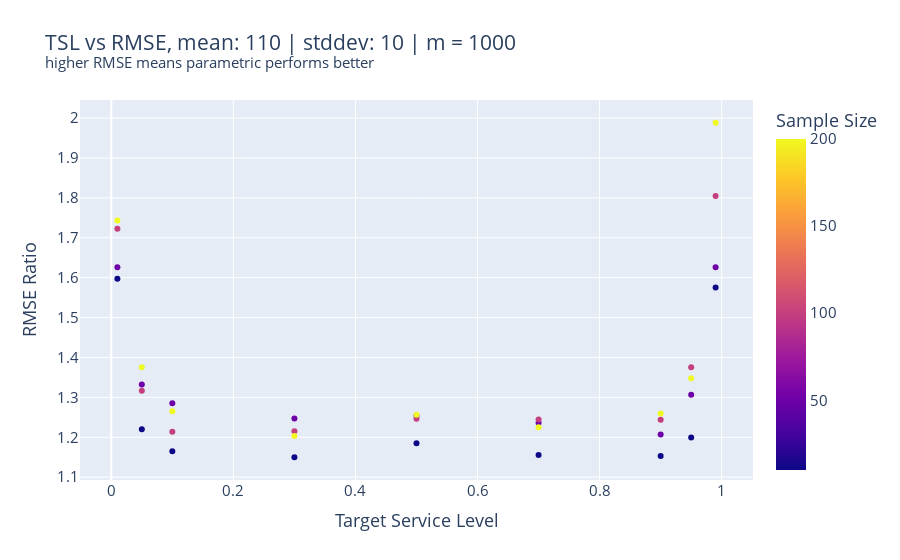
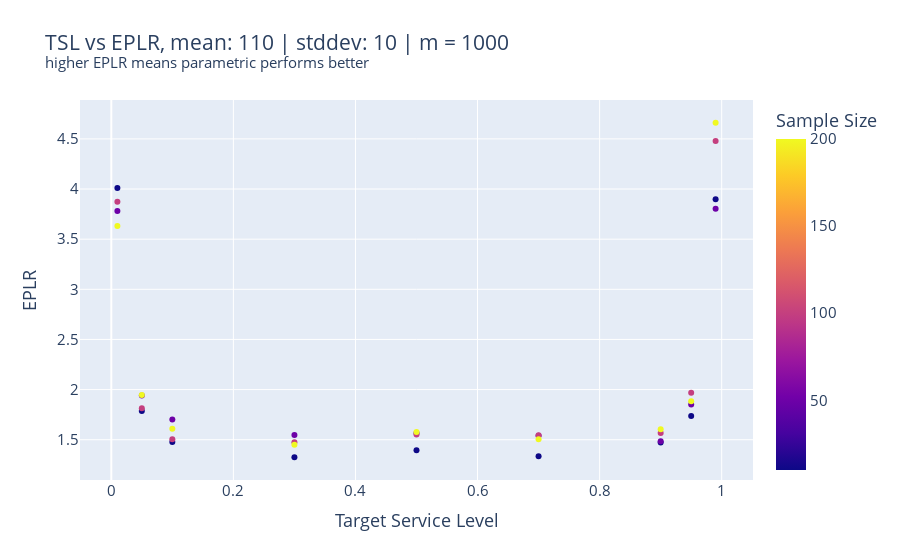

Notebook source saved alongside these figures, in order:
### Code cell
fig = px.scatter(df, x='Target Service Level', y='RMSE Ratio', color="Sample Size", title="TSL vs RMSE, mean: {0} | stddev: {1} | m = {2}<br><sup>higher RMSE means parametric performs better</sup>".format(meanDemand, stdevDemand, numberOfMontecarloIterations))
fig.update_layout(font_size = 15)
#fig.write_image("Excercise part 3/RMSE-{0}-{1}.pdf".format(meanDemand, stdevDemand))
fig.show()

fig = px.scatter(df, x='Target Service Level', y='EPLR', color="Sample Size", title="TSL vs EPLR, mean: {0} | stddev: {1} | m = {2}<br><sup>higher EPLR means parametric performs better</sup>".format(meanDemand, stdevDemand, numberOfMontecarloIterations))
fig.update_layout(font_size = 15)
#fig.write_image("Excercise part 3/EPLR-{0}-{1}.pdf".format(meanDemand, stdevDemand))
fig.show()

### Figure 1 — Plotly figure (JSON) as saved in the notebook; plotly's stock layout.template omitted (floating-point values rounded to 4 significant figures)
{"data": [{"hovertemplate": "Target Service Level=%{x}<br>RMSE Ratio=%{y}<br>Sample Size=%{marker.color}<extra></extra>", "legendgroup": "", "marker": {"color": [10, 50, 100, 200, 10, 50, 100, 200, 10, 50, 100, 200, 10, 50, 100, 200, 10, 50, 100, 200, 10, 50, 100, 200, 10, 50, 100, 200, 10, 50, 100, 200, 10, 50, 100, 200], "coloraxis": "coloraxis", "symbol": "circle"}, "mode": "markers", "name": "", "orientation": "v", "showlegend": false, "type": "scatter", "x": [0.01, 0.01, 0.01, 0.01, 0.05, 0.05, 0.05, 0.05, 0.1, 0.1, 0.1, 0.1, 0.3, 0.3, 0.3, 0.3, 0.5, 0.5, 0.5, 0.5, 0.7, 0.7, 0.7, 0.7, 0.9, 0.9, 0.9, 0.9, 0.95, 0.95, 0.95, 0.95, 0.99, 0.99, 0.99, 0.99], "xaxis": "x", "y": [1.597, 1.626, 1.723, 1.743, 1.22, 1.332, 1.317, 1.376, 1.165, 1.285, 1.214, 1.265, 1.15, 1.247, 1.215, 1.203, 1.185, 1.254, 1.247, 1.257, 1.156, 1.236, 1.245, 1.225, 1.153, 1.207, 1.244, 1.259, 1.199, 1.307, 1.376, 1.348, 1.576, 1.626, 1.805, 1.988], "yaxis": "y"}], "layout": {"coloraxis": {"colorbar": {"title": {"text": "Sample Size"}}, "colorscale": [[0, "#0d0887"], [0.1111, "#46039f"], [0.2222, "#7201a8"], [0.3333, "#9c179e"], [0.4444, "#bd3786"], [0.5556, "#d8576b"], [0.6667, "#ed7953"], [0.7778, "#fb9f3a"], [0.8889, "#fdca26"], [1, "#f0f921"]]}, "font": {"size": 15}, "legend": {"tracegroupgap": 0}, "title": {"text": "TSL vs RMSE, mean: 110 | stddev: 10 | m = 1000<br><sup>higher RMSE means parametric performs better</sup>"}, "xaxis": {"anchor": "y", "domain": [0, 1], "title": {"text": "Target Service Level"}}, "yaxis": {"anchor": "x", "domain": [0, 1], "title": {"text": "RMSE Ratio"}}}}

### Figure 2 — Plotly figure (JSON) as saved in the notebook; plotly's stock layout.template omitted (floating-point values rounded to 4 significant figures)
{"data": [{"hovertemplate": "Target Service Level=%{x}<br>EPLR=%{y}<br>Sample Size=%{marker.color}<extra></extra>", "legendgroup": "", "marker": {"color": [10, 50, 100, 200, 10, 50, 100, 200, 10, 50, 100, 200, 10, 50, 100, 200, 10, 50, 100, 200, 10, 50, 100, 200, 10, 50, 100, 200, 10, 50, 100, 200, 10, 50, 100, 200], "coloraxis": "coloraxis", "symbol": "circle"}, "mode": "markers", "name": "", "orientation": "v", "showlegend": false, "type": "scatter", "x": [0.01, 0.01, 0.01, 0.01, 0.05, 0.05, 0.05, 0.05, 0.1, 0.1, 0.1, 0.1, 0.3, 0.3, 0.3, 0.3, 0.5, 0.5, 0.5, 0.5, 0.7, 0.7, 0.7, 0.7, 0.9, 0.9, 0.9, 0.9, 0.95, 0.95, 0.95, 0.95, 0.99, 0.99, 0.99, 0.99], "xaxis": "x", "y": [4.009, 3.78, 3.874, 3.631, 1.786, 1.941, 1.813, 1.946, 1.478, 1.702, 1.504, 1.608, 1.325, 1.547, 1.475, 1.45, 1.396, 1.568, 1.552, 1.578, 1.334, 1.539, 1.546, 1.505, 1.473, 1.485, 1.568, 1.604, 1.736, 1.851, 1.968, 1.884, 3.897, 3.803, 4.48, 4.661], "yaxis": "y"}], "layout": {"coloraxis": {"colorbar": {"title": {"text": "Sample Size"}}, "colorscale": [[0, "#0d0887"], [0.1111, "#46039f"], [0.2222, "#7201a8"], [0.3333, "#9c179e"], [0.4444, "#bd3786"], [0.5556, "#d8576b"], [0.6667, "#ed7953"], [0.7778, "#fb9f3a"], [0.8889, "#fdca26"], [1, "#f0f921"]]}, "font": {"size": 15}, "legend": {"tracegroupgap": 0}, "title": {"text": "TSL vs EPLR, mean: 110 | stddev: 10 | m = 1000<br><sup>higher EPLR means parametric performs better</sup>"}, "xaxis": {"anchor": "y", "domain": [0, 1], "title": {"text": "Target Service Level"}}, "yaxis": {"anchor": "x", "domain": [0, 1], "title": {"text": "EPLR"}}}}
